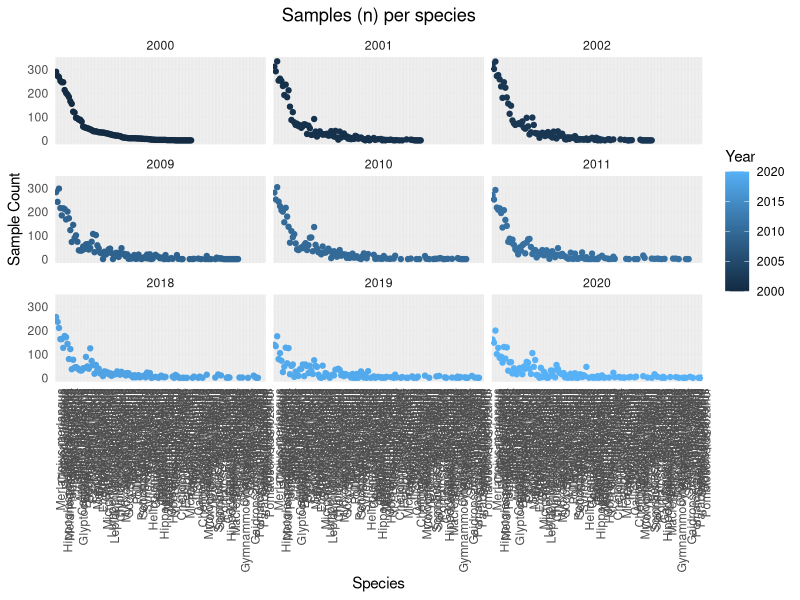
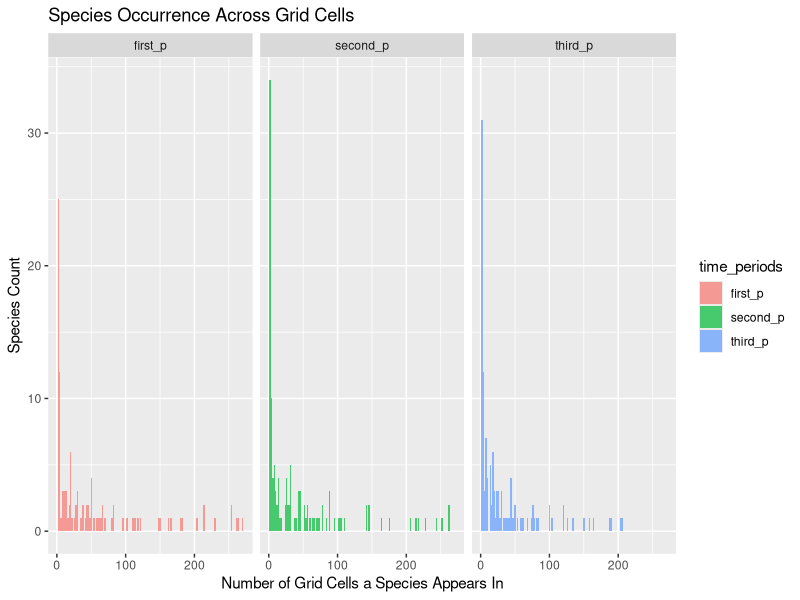
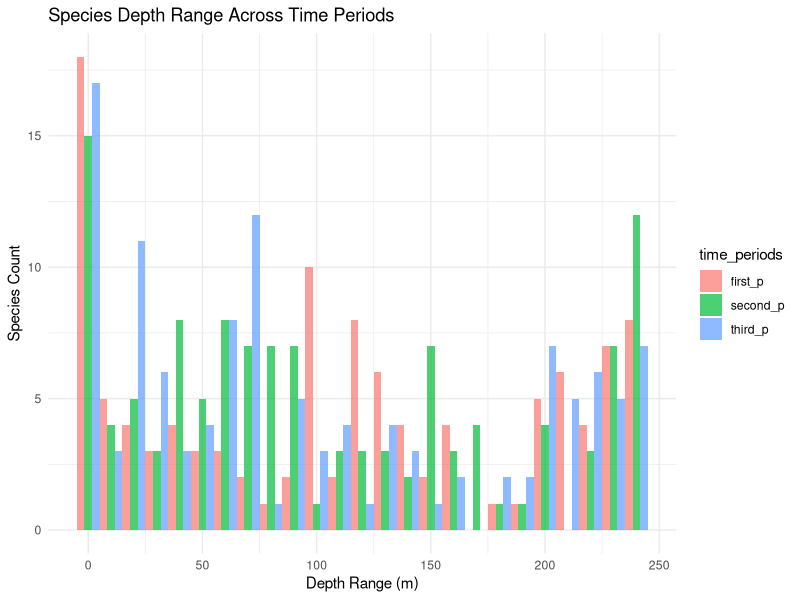
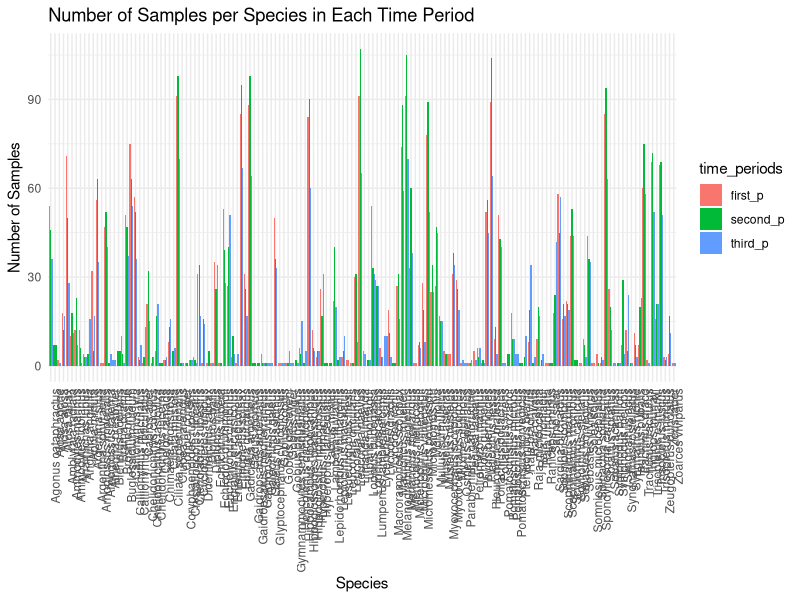

Here is the R script that generated these plots, in order:


                     # Data exploration
         # connecting richness variation to depth range shifts
                # Exploring the 2000 - 2020 data

# - Species: checking if we have enough species that were present across all the time periods
# - and have multiple depth data points at each time period and grid cells

# packages:
library(dplyr)
library(ggplot2)

# read data
north_sea <- read.csv("./data/raw/north_sea/NorthSea_2000_2020.csv")

#______________________________________________________________

# add a "time period" column
north_sea <- north_sea %>% mutate(time_periods = case_when(
    Year %in% 2000:2002 ~ "first_p",
    Year %in% 2009:2011 ~ "second_p",
    Year %in% 2018:2020 ~ "third_p",
    TRUE ~ NA_character_  # Assign NA to other years
  ))

# number of samples per species per year
sp_year <- north_sea %>% select(Year, Sci_name) %>% group_by(Year, Sci_name) %>%
  summarise(n = n())


# number of years per species
sp_n_year <- sp_year %>% group_by(Sci_name) %>% summarise(n_years = n())


# number of species per number of years
y_count <- sp_n_year %>% group_by(n_years) %>% summarise(n = n())

#______________________________________________________________

         # number of samples per species faceted by year:

# Reorder Sci_name as a factor based on total sample count (descending order)
sp_year_fa <- sp_year %>%
  mutate(Sci_name = factor(Sci_name, levels = unique(Sci_name[order(-n)])))
# ---

### plot - number of samples per species per year

ggplot(sp_year_fa, aes(x = Sci_name, y = n, color = Year)) +
  geom_point() +
  labs(
    title = "Samples (n) per species",
    x = "Species",
    y = "Sample Count"
  ) +
  theme_minimal() +
  theme(
    plot.title = element_text(hjust = 0.5),
    axis.text.x = element_text(angle = 90, hjust = 1)  # Rotate x-axis labels for readability
  ) +
  facet_wrap(~ Year)

#______________________________________________________________

           # count how many unique grid cells 
        #each species appears in per time period

species_grid_counts <- north_sea %>%
  group_by(time_periods, Sci_name) %>%
  summarise(n_cells = n_distinct(GRIDID), .groups = "drop")
# ---

### Plot - species occurrences across grid cells

ggplot(species_grid_counts, aes(x = n_cells, fill = time_periods)) +
  geom_histogram(binwidth = 2, alpha = 0.7, position = "dodge") +
  labs(
    title = "Species Occurrence Across Grid Cells",
    x = "Number of Grid Cells a Species Appears In",
    y = "Species Count"
  ) +
  facet_wrap(~ time_periods)

#______________________________________________________________

species_depth_ranges <- north_sea %>%
  group_by(time_periods, Sci_name) %>%
  summarise(min_depth = min(Depth, na.rm = TRUE),
            max_depth = max(Depth, na.rm = TRUE),
            range_depth = max_depth - min_depth,
            .groups = "drop")

# Plot depth range distribution
ggplot(species_depth_ranges, aes(x = range_depth, fill = time_periods)) +
  geom_histogram(binwidth = 10, alpha = 0.7, position = "dodge") +
  labs(
    title = "Species Depth Range Across Time Periods",
    x = "Depth Range (m)",
    y = "Species Count"
  ) +
  theme_minimal()

#______________________________________________________________

# looking for grid cells that appeared through the whole time period and have 
        # a consistent species list for the depth analysis

species_sample_counts <- north_sea %>%
  group_by(time_periods, Year, Sci_name) %>%
  summarise(n_samples = n_distinct(HaulNo), .groups = "drop")

# Plot: Number of samples per species per period
ggplot(species_sample_counts, aes(x = Sci_name, y = n_samples, fill = time_periods)) +
  geom_bar(stat = "identity", position = "dodge") +
  labs(
    title = "Number of Samples per Species in Each Time Period",
    x = "Species",
    y = "Number of Samples"
  ) +
  theme_minimal() +
  theme(axis.text.x = element_text(angle = 90, hjust = 1))

#______________________________________________________________

                 # Data filtering

# Step 1 - find the grid cells that appeared through all time periods and count them:

### per time period

# - tables that summarises the number of time periods for each grid cell
grids_periods <- north_sea %>%
  filter(!is.na(time_periods)) %>%
  group_by(GRIDID) %>%
  summarise(n_periods = n_distinct(time_periods), .groups = "drop") 

# - counts of cells that appeared in 1, 2 or 3 periods
n_grids_period <- grids_periods %>% 
  group_by(n_periods) %>% 
  summarise(n_cells = n())
  
# - list of cells that appeared through all time periods (n_periods = 3, n = 156):
common_grids <- north_sea %>% 
  filter(!is.na(time_periods)) %>% 
  group_by(GRIDID) %>%
  summarise(n_periods = n_distinct(time_periods), .groups = "drop") %>%
  filter(n_periods == 3) %>%
  pull(GRIDID)

# - - - - - - - - - - 

### per year

# - tables that summarises the number of years for each grid cell
grids_years <- north_sea %>%
  filter(!is.na(Year)) %>%
  group_by(GRIDID) %>%
  summarise(n_years = n_distinct(Year), .groups = "drop") 

# - counts of cells that appeared in 1, 2 or 3 periods
n_grids_years <- grids_years %>% 
  group_by(n_years) %>% 
  summarise(n_cells = n())

# - list of cells that appeared through all time periods (n_periods = 3, n = 156):
common_grids_y <- north_sea %>% 
  filter(!is.na(Year)) %>% 
  group_by(GRIDID) %>%
  summarise(n_years = n_distinct(Year), .groups = "drop") %>%
  filter(n_years == 9) %>%
  pull(GRIDID)

#____________________________________________________________________
 
                             # To do:

### check in how many periods each species was present and how many samples in has within each period
## - plot and sum for each species how many samples it had at each period
## - chose a threshold that is enough for the calculations of the depth ranges

